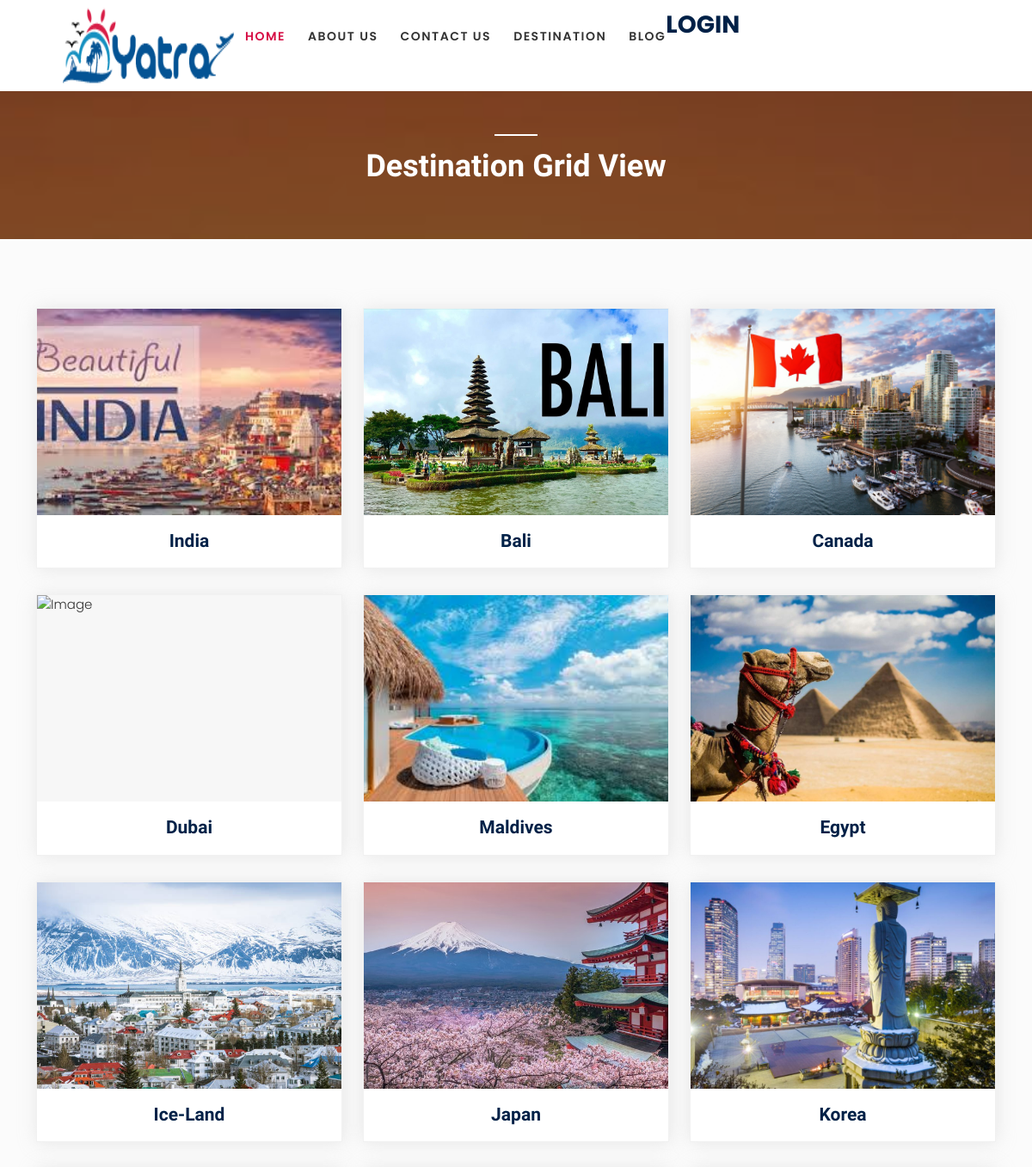
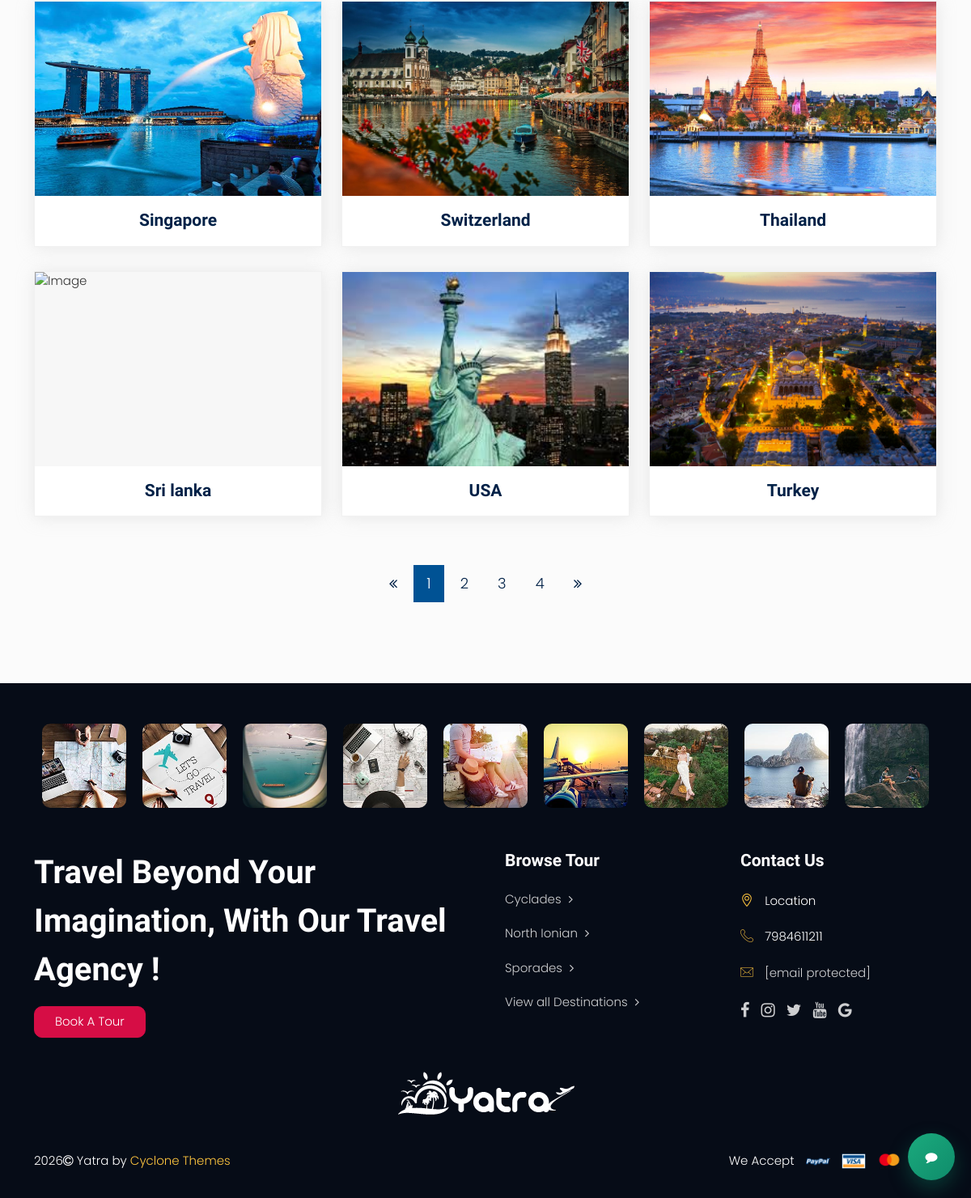
Screenshot of /destination/ with the database file from the repository (2 pictures, top to bottom).
### app/models.py (models this page shows, shortened)
class Country(models.Model):
    country_name = models.CharField(max_length=50)
    country_img = models.ImageField(upload_to='country')

### app/views.py (the view)
# urls.py: path('destination/',views.destination),
def destination(request):
    c = Country.objects.all()
    t = Tours.objects.all()
    for rating in t:
        rating.full_stars = range(rating.rating)  # Full stars
        rating.empty_stars = range(5 - rating.rating)  # Empty stars
    return render(request,'destination.html',{'c':c})

### app/template/destination.html (shortened to what this page needs)
{% extends 'base.html' %}
{% block content %}
  {% load static %}
    <section class="breadcrumb-outer text-center">
      <div class="container">
        <div class="breadcrumb-content">
          <h2>Destination Grid View</h2>
        </div>
      </div>
      <div class="section-overlay"></div>
    </section>
    <section class="destinations">
      <div class="container">
        <div class="row">
          <div class="col-lg-12">
            <div class="row">
              {% for i in c %}
              <div class="col-lg-4 ">
                <div class="destination-item">
                  <div class="destination-image">
                  </div>
                  <div class="destination-content">
                    <h3><a href="/tour-detail/"> {{i.country_name}} </a></h3>
                  </div>
                </div>
              </div>
              {% endfor %}
           </div>
            <div class="row">
              <div class="col-lg-12">
                <div class="pagination-content">
                  <ul class="pagination">
                    <li>
                      <a href="#"><i class="fa fa-angle-double-left" aria-hidden="true"></i></a>
                    </li>
                    <li class="active"><a href="#">1</a></li>
                    <li><a href="#">2</a></li>
                    <li><a href="#">3</a></li>
                    <li><a href="#">4</a></li>
                    <li>
                      <a href="#"><i class="fa fa-angle-double-right" aria-hidden="true"></i></a>
                    </li>
                  </ul>
                </div>
              </div>
            </div>
          </div>
        </div>
      </div>
    </section>
   {% endblock %}

### app/template/base.html (shortened to what this page needs)
<!DOCTYPE html>
<html xmlns="http://www.w3.org/1999/xhtml" lang="zxx">
<head>
    {% load static %}
    <link href="https://cdn.jsdelivr.net/npm/bootstrap@5.0.2/dist/css/bootstrap.min.css" rel="stylesheet">
    <link href="{% static 'css/bootstrap.min.css' %}" rel="stylesheet" type="text/css">
    <link href="{% static 'font/flaticon.css' %}" rel="stylesheet" type="text/css">
    <link href="{% static 'css/plugin.css' %}" rel="stylesheet" type="text/css">
    <link href="{% static 'css/style.css' %}" rel="stylesheet" type="text/css">
    <link rel="stylesheet" href="{% static 'icon/font-awesome.min.css' %}">
  </head>
  <body class="style-6">
    <header class="mt-4">
    <div class="navigation">
      <div class="container">
        <div class="navigation-content shadow px-6 rounded">
          <nav class="navbar navbar-default navbar-sticky-function navbar-arrow">
            <div class="logo">
            <div id="navbar" >
              <a href="/index/"> <img alt="Image" align="left"  style="height:90px;width:200px" src="{% static 'images/Yatra-01.png' %}"></a>
              <ul class="nav navbar-nav" id="responsive-menu">
                <li class="active">
                  <a href="/index/">Home </a>
                </li>
                <li>
                  <a href="/aboutus/">About Us</a>
                </li>
                <li>
                  <a href="/contactus/">Contact Us</a>
                </li>
                <li>
                  <a href="/destination/"> destination </a>
                </li>
                <li>
                  <a href="/blog-details/">Blog
                    </a>
                </li>
              </ul>
              <ul class="navbar-nav ms-auto align-items-center">
    {% if user.is_authenticated %}
        <li class="nav-item me-3">
            <span class="welcome-text">
                Welcome, {{ user.username }}
            </span>
        </li>
        <li align="right" style="height:50px,width=200px">
          <form action="{% url 'logout' %}" method="post" style="display:inline;">
            {% csrf_token %}
            <button type="submit" class="btn btn-link p-0" style="text-decoration:none;">Logout</button>
          </form>
        </li>
        <!-- <li class="nav-item" align='right'  style="height:50px;width:200px">
            <a class="nav-btn logout-btn"
               href="{% url 'logout' %}">
                <i class="fas fa-sign-out-alt me-1"></i> Logout
            </a>
        </li> -->
    {% else %}
    <li>
                  <a  href="{% url 'login' %}"> Login </a>
    </li>
    {% endif %}
</ul>
          </nav>
        </div>
      </div>
    </div>
    </header>
     {% block content %}
     {% endblock %}
    <footer>
      <div class="footer-upper">
        <div class="container">
          <div class="instagram-slider py-8">
            <div class="image-container mx-2 position-relative">
              <a href="https://www.instagram.com/yatra"><img src="{% static 'images/insta1.jpg' %}" alt="Image" class="rounded"></a>
            </div>
            <div class="image-container mx-2 position-relative">
              <a href="https://www.instagram.com/yatra"><img src="{% static 'images/insta2.jpg' %}" alt="Image" class="rounded"></a>
            </div>
            <div class="image-container mx-2 position-relative">
              <a href="https://www.instagram.com/yatra"><img src="{% static 'images/insta3.jpg' %}" alt="Image" class="rounded"></a>
            </div>
            <div class="image-container mx-2 position-relative">
             <a href="https://www.instagram.com/yatra"><img src="{% static 'images/insta4.jpg' %}" alt="Image" class="rounded"></a>
            </div>
            <div class="image-container mx-2 position-relative">
              <a href="https://www.instagram.com/yatra"><img src="{% static 'images/insta5.jpg' %}" alt="Image" class="rounded"></a>
            </div>
            <div class="image-container mx-2 position-relative">
              <a href="https://www.instagram.com/yatra"><img src="{% static 'images/insta6.jpg' %}" alt="Image" class="rounded"></a>
            </div>
            <div class="image-container mx-2 position-relative">
              <a href="https://www.instagram.com/yatra"><img src="{% static 'images/insta7.jpg' %}" alt="Image" class="rounded"></a>
            </div>
            <div class="image-container mx-2 position-relative">
              <a href="https://www.instagram.com/yatra"><img src="{% static 'images/insta8.jpg' %}" alt="Image" class="rounded"></a>
            </div>
            <div class="image-container mx-2 position-relative">
              <a href="https://www.instagram.com/yatra"><img src="{% static 'images/insta9.jpg' %}" alt="Image" class="rounded"></a>
            </div>
          </div>
          <div class="footer-links pt-0 border-0">
            <div class="row gx-0 gx-md-5 gy-5">
              <div class="col-lg-6">
                <div class="footer-about footer-margin">
                  <div class="footer-qoute text-center text-lg-start">
                    <h2 class="white text-capitalize">Travel beyond your imagination, with our travel agency !</h2>
                    <a href="/booking/" class="btn-blue btn-red rounded">Book A Tour</a>
                  </div>
                </div>
              </div>
              <div class="col-lg-3 col-md-6">
                <div class="footer-links-list footer-margin text-center text-lg-start">
                  <h3 class="mb-4">Browse Tour</h3>
                  <ul>
                    <li class="mb-2">
                      <a href="#">Cyclades <i class="fa fa-angle-right" aria-hidden="true"></i></a>
                    </li>
                    <li class="mb-2">
                      <a href="#">North Ionian <i class="fa fa-angle-right" aria-hidden="true"></i></a>
                    </li>
                    <li class="mb-2">
                      <a href="#">Sporades <i class="fa fa-angle-right" aria-hidden="true"></i></a>
                    </li>
                    <li class="mb-2">
                      <a href="/destination/">View all Destinations <i class="fa fa-angle-right" aria-hidden="true"></i></a>
                    </li>
                  </ul>
                </div>
              </div>
              <div class="col-lg-3 col-md-6">
                <div class="footer-links-listw text-center text-lg-start">
                  <div class="footer-contact">
                    <h3 class="mb-4">Contact Us</h3>
                    <div class="about-location">
                      <ul class="d-block">
                        <li class="mb-2"><i class="flaticon-maps-and-flags" aria-hidden="true"></i> Location</li>
                        <li class="mb-2"><i class="flaticon-phone-call"></i> 7984611211 </li>
                        <li><i class="flaticon-mail"></i> <a href="https://htmldesigntemplates.com/cdn-cgi/l/email-protection" class="__cf_email__" data-cfemail="ee9a819b9c809a9c8f988b82ae9a8b9d9a838f8782c08d8183">[email&#160;protected]</a></li>
                      </ul>
                    </div>
                    <div class="footer-social-links">
                      <ul>
                        <li class="social-icon me-2">
                          <a href="#"><i class="fa fa-facebook" aria-hidden="true"></i></a>
                        </li>
                        <li class="social-icon me-2">
                          <a href="https://www.instagram.com/yatra"><i class="fa fa-instagram" aria-hidden="true"></i></a>
                        </li>
                        <li class="social-icon me-2">
                          <a href="#"><i class="fa fa-twitter" aria-hidden="true"></i></a>
                        </li>
                        <li class="social-icon me-2">
                          <a href="#"><i class="fa fa-youtube" aria-hidden="true"></i></a>
                        </li>
                        <li class="social-icon">
                          <a href="#"><i class="fa fa-google" aria-hidden="true"></i></a>
                        </li>
                      </ul>
                    </div>
                  </div>
                </div>
              </div>
            </div>
          </div>
          <div class="footer-qoute text-center pb-7">
            <div class="about-logo">
              <img src="{% static 'images/Yatra-white.png' %}" alt="Image">
            </div>
          </div>
        </div>
      </div>
      <div class="copyright">
        <div class="container">
          <div class="row">
            <div class="col-lg-6 col-md-6">
              <div class="copyright-content py-1">
                <p>
                  2026<i class="fa fa-copyright" aria-hidden="true"></i> Yatra by <a href="https://www.cyclonethemes.com/" target="_blank">Cyclone Themes</a>
                </p>
              </div>
            </div>
            <div class="col-lg-6 col-md-6">
              <div class="payment-content py-1">
                <ul>
                  <li>We Accept</li>
                  <li class="ms-2">
                    <img src="{% static 'images/payment1.png' %}" alt="Image">
                  </li>
                  <li class="ms-2">
                    <img src="{% static 'images/payment2.png' %}" alt="Image">
                  </li>
                  <li class="ms-2">
                    <img src="{% static 'images/payment3.png' %}" alt="Image">
                  </li>
                  <li class="ms-2">
                    <img src="{% static 'images/payment4.png' %}" alt="Image">
                  </li>
                </ul>
              </div>
            </div>
          </div>
        </div>
      </div>
    </footer>
    <button id="chat-fab" class="chat-fab" aria-label="Open chat">
      <i class="fa fa-comment"></i>
    </button>
</body>
</html>

### app/template/base.html (style rules this page uses)
.chat-fab { position: fixed; right: 20px; bottom: 22px; width: 58px; height: 58px; border-radius: 50%; background: linear-gradient(135deg, #1BAA7D, #0F8C6B); box-shadow: 0 10px 24px rgba(15, 140, 107, 0.35); display: flex; align-items: center; justify-content: center; color: #fff; border: none; cursor: pointer; z-index: 9999; transition: transform 0.2s ease, box-shadow 0.2s ease; }

### rows the page displays
Country: country_name "India"
Country: country_name "Bali"
Country: country_name "Canada"
Country: country_name "Dubai"
Country: country_name "Maldives"
Country: country_name "Egypt"
Country: country_name "Ice-Land"
Country: country_name "Japan"
Country: country_name "Korea"
Country: country_name "Singapore"
Country: country_name "Switzerland"
Country: country_name "Thailand"
Country: country_name "Sri lanka"
Country: country_name "USA"
Country: country_name "Turkey"
